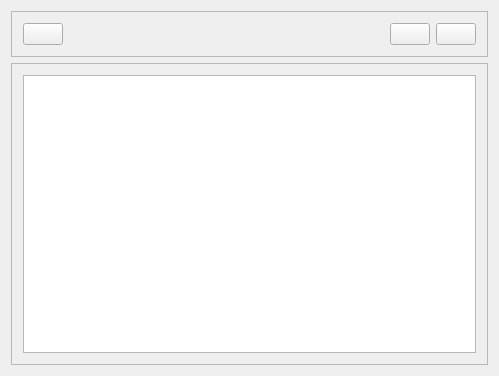
<?xml version="1.0" encoding="UTF-8"?>
<ui version="4.0">
 <class>NoteWindow</class>
 <widget class="QWidget" name="NoteWindow">
  <property name="geometry">
   <rect>
    <x>0</x>
    <y>0</y>
    <width>499</width>
    <height>376</height>
   </rect>
  </property>
  <property name="windowTitle">
   <string>NoteWindow</string>
  </property>
  <layout class="QVBoxLayout" name="verticalLayout">
   <item>
    <widget class="QFrame" name="frame">
     <property name="frameShape">
      <enum>QFrame::StyledPanel</enum>
     </property>
     <property name="frameShadow">
      <enum>QFrame::Raised</enum>
     </property>
     <layout class="QHBoxLayout" name="horizontalLayout">
      <item>
       <widget class="QPushButton" name="btn_NewNote">
        <property name="text">
         <string/>
        </property>
        <property name="icon">
         <iconset resource="resources/resources.qrc">
          <normaloff>:/icons/new.png</normaloff>:/icons/new.png</iconset>
        </property>
       </widget>
      </item>
      <item>
       <spacer name="horizontalSpacer">
        <property name="orientation">
         <enum>Qt::Horizontal</enum>
        </property>
        <property name="sizeHint" stdset="0">
         <size>
          <width>357</width>
          <height>20</height>
         </size>
        </property>
       </spacer>
      </item>
      <item>
       <widget class="QPushButton" name="btn_menu">
        <property name="text">
         <string/>
        </property>
        <property name="icon">
         <iconset resource="resources/resources.qrc">
          <normaloff>:/icons/menu.png</normaloff>:/icons/menu.png</iconset>
        </property>
       </widget>
      </item>
      <item>
       <widget class="QPushButton" name="btn_delete">
        <property name="text">
         <string/>
        </property>
        <property name="icon">
         <iconset resource="resources/resources.qrc">
          <normaloff>:/icons/close.png</normaloff>:/icons/close.png</iconset>
        </property>
       </widget>
      </item>
     </layout>
    </widget>
   </item>
   <item>
    <widget class="QFrame" name="frame_2">
     <property name="frameShape">
      <enum>QFrame::StyledPanel</enum>
     </property>
     <property name="frameShadow">
      <enum>QFrame::Raised</enum>
     </property>
     <layout class="QGridLayout" name="gridLayout">
      <item row="0" column="0">
       <widget class="QTextEdit" name="textEdit_note"/>
      </item>
     </layout>
    </widget>
   </item>
  </layout>
 </widget>
 <layoutdefault spacing="6" margin="11"/>
 <resources>
  <include location="resources/resources.qrc"/>
 </resources>
 <connections/>
</ui>
